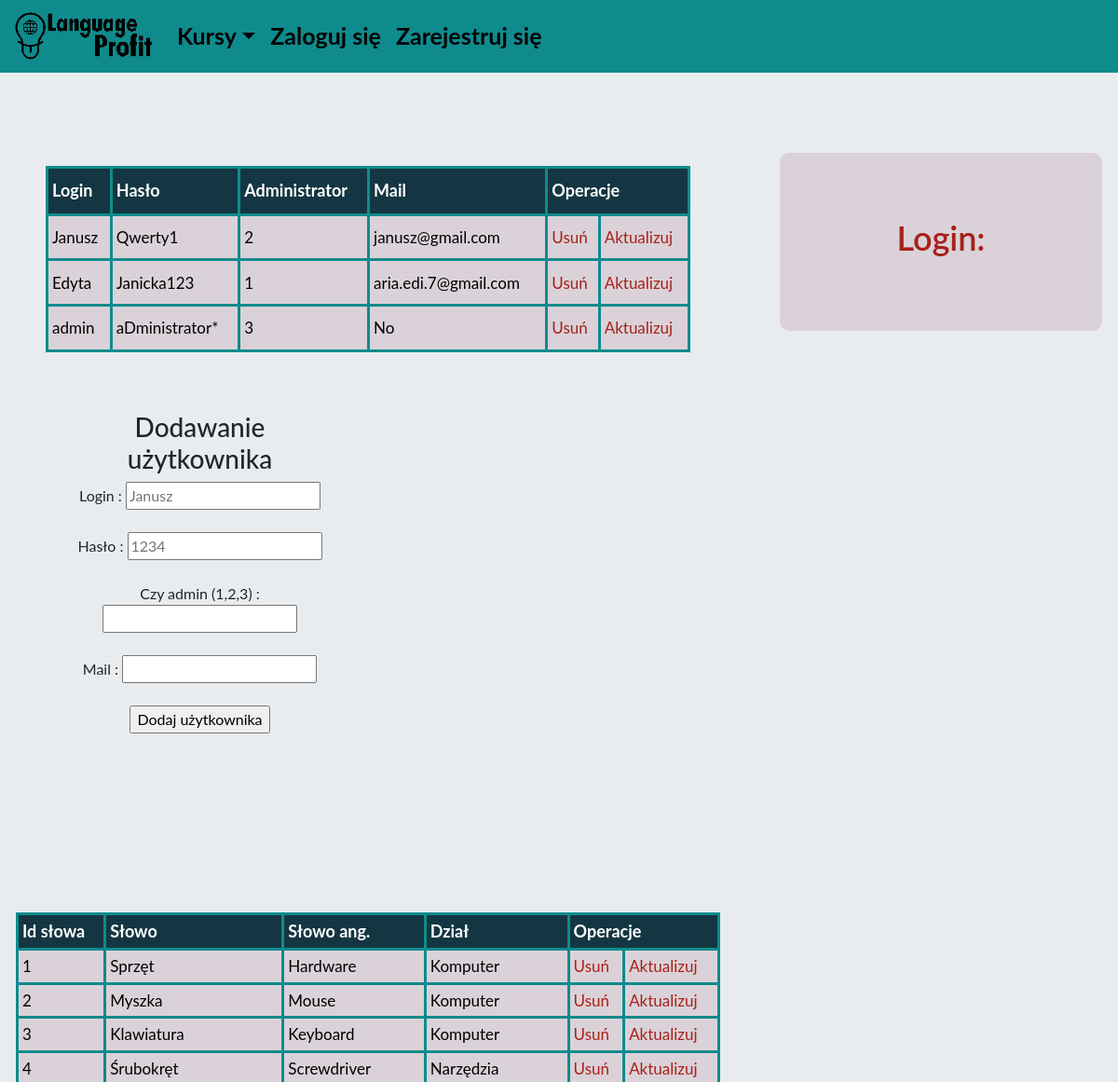
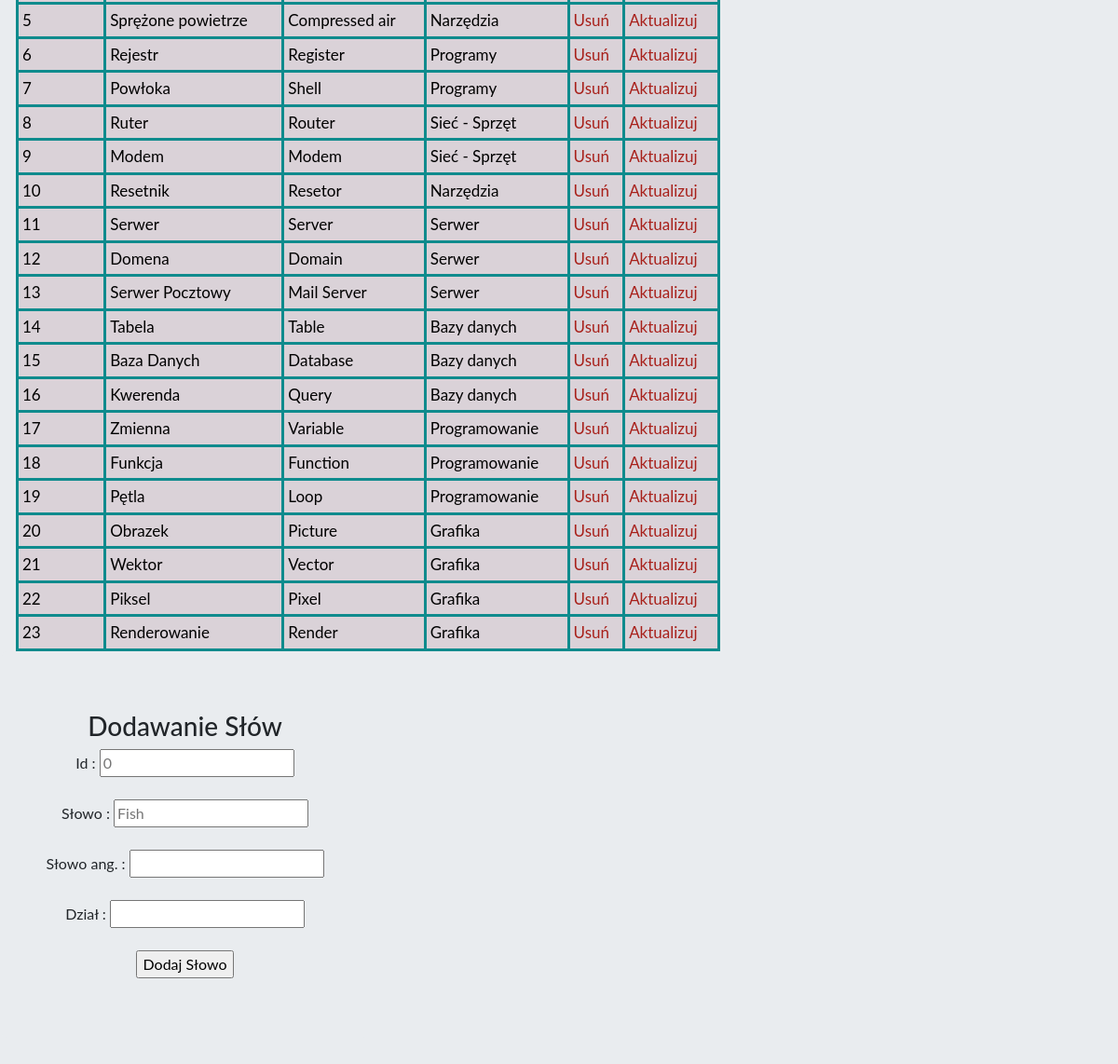
/Projekt/panel_admin.php, run on the app's committed database (2 pictures, top to bottom).
### tables this page shows
CREATE TABLE `uzytkownik` (
  `login` varchar(30) NOT NULL,
  `haslo` varchar(255) NOT NULL,
  `administrator` varchar(1) NOT NULL DEFAULT '1',
  `mail` varchar(50) NOT NULL DEFAULT 'No'
);

CREATE TABLE `slowa` (
  `id_slowka` int(11) NOT NULL,
  `slowo` varchar(255) DEFAULT NULL,
  `slowo_ang` varchar(255) DEFAULT NULL,
  `id_dzialu` varchar(255) DEFAULT NULL
);

CREATE TABLE `dzial` (
  `id_dzialu` varchar(255) NOT NULL,
  `dzial` varchar(40) NOT NULL,
  `id_kursu` varchar(255) DEFAULT NULL
);

### Projekt/panel_admin.php (the view, shortened to what this page needs)
<!DOCTYPE html>
<html lang="pl">
  <head>
    <link rel="stylesheet" href="style.css">
    <link rel="stylesheet" href="https://maxcdn.bootstrapcdn.com/bootstrap/4.3.1/css/bootstrap.min.css">
  </head>
  <body>
    <nav class="navbar navbar-expand-md justify-content-center fixed-top">
  <a class="navbar-brand" href="index.php"><img src="lprofit.png" id="pic"></a>
  <div class="collapse navbar-collapse" id="collapsibleNavbar">
    <ul class="navbar-nav ">
        <li class="nav-item dropdown">
                    <a href="#" class="nav-link dropdown-toggle" data-toggle="dropdown">Kursy</a>
                </li>
      <?php
      if(isset($_SESSION['zalogowany'])){
      if($_SESSION['zalogowany'] == true){
        echo <<<HUH
          <li class="nav-item"> <a href="panel_admin.php" class="nav-link">Panel</a> </li>
         <li class="nav-item"><form class="" action="panel_admin.php" method="post"> <button type="submit" class="but1" name="logout"><h3 class="head4">Wyloguj się</h3></button></form> </li>
HUH;
        if(isset($_POST["logout"])){
          session_unset();
            echo <<<POP
          <script type='text/javascript'>
          window.location.reload();
          </script>
POP;
  header("Location:index.php");
        }
      }
      }else{
        echo <<<HUH
        <li class="nav-item"> <a href="logowanie.php" class="nav-link">Zaloguj się</a> </li>
        <li class="nav-item"> <a href="rejestracja.php" class="nav-link">Zarejestruj się</a> </li>
HUH;
}
       ?>
    </ul>
  </div>
</nav>
<div class="row">
  <div class="jumbotron col-md-8">
    <div class="jumbotron">
      <?php
      $connect = mysqli_connect("localhost", "root", "", "profit_language");
      mysqli_set_charset($connect, 'utf8');
      $sql = "SELECT * FROM `uzytkownik`";
      if ($result = mysqli_query($connect, $sql)) {
      echo <<<TABLE
      <table class="tabela">
        <tr>
          <th>Login</th>
          <th>Hasło</th>
          <th>Administrator</th>
          <th>Mail</th>
          <th colspan="2">Operacje</th>
        </tr>
TABLE;
      while ($row = mysqli_fetch_assoc($result)) {
        echo <<<ROW
        <tr>
          <td>$row[login]</td>
          <td>$row[haslo]</td>
          <td>$row[administrator]</td>
          <td>$row[mail]</td>
          <td><a href="./scripts/delete_user.php?id=$row[login]" class="nones">Usuń</a></td>
          <td><a href="./panel_admin.php?updateId=$row[login]" class="nones">Aktualizuj</a></td>
        </tr>
ROW;
      }
      ?></table><div class="row"><div class="jumbotron col-md-6 col-sm-12"><?php
      echo <<<FORMADDUSER
      <h3>Dodawanie użytkownika</h3>
      <form class="" action="./scripts/add_user.php" method="post">
        Login : <input type="text" name="login" placeholder="Janusz"><br><br>
        Hasło : <input type="text" name="haslo" placeholder="1234"><br><br>
        Czy admin (1,2,3) : <input type="text" name="administrator"><br><br>
        Mail : <input type="text" name="mail"><br><br>
        <input type="submit" name="button" value="Dodaj użytkownika">
      </form>
</div>
FORMADDUSER;
?><div class="jumbotron col-md-6 col-sm-12"><?php
      }else {
        echo "błędne zapytanie";
      }
     ?>
</div>
      </div>
      <?php
      $sql2 ="SELECT `slowa`.`slowo`, `slowa`.`slowo_ang`, `slowa`.`id_slowka`, `dzial`.`dzial` FROM `dzial`, `slowa` WHERE `slowa`.`id_dzialu`=`dzial`.`id_dzialu`; ";
      if ($result2 = mysqli_query($connect, $sql2)) {
      echo <<<TABLES
      <table class="tabela">
        <tr>
          <th>Id słowa</th>
          <th>Słowo</th>
          <th>Słowo ang.</th>
          <th>Dział</th>
          <th colspan="2">Operacje</th>
        </tr>
TABLES;
      while ($row = mysqli_fetch_assoc($result2)) {
        echo <<<ROWS
        <tr>
          <td>$row[id_slowka]</td>
          <td>$row[slowo]</td>
          <td>$row[slowo_ang]</td>
          <td>$row[dzial]</td>
          <td><a href="./scripts/delete_word.php?id=$row[id_slowka]" class="nones">Usuń</a></td>
          <td><a href="./panel_admin.php?updatesId=$row[id_slowka]" class="nones">Aktualizuj</a></td>
</tr>
ROWS;
      }
      ?></table><div class="row"><div class="jumbotron col-md-6 col-sm-12"><?php
      echo <<<FORMADDWORD
      <h3>Dodawanie Słów</h3>
      <form class="" action="./scripts/add_word.php" method="post">
        Id : <input type="text" name="id_slowo" placeholder="0"><br><br>
        Słowo : <input type="text" name="slowo" placeholder="Fish"><br><br>
        Słowo ang. : <input type="text" name="slowo_ang"><br><br>
        Dział : <input type="text" name="dzial"><br><br>
        <input type="submit" name="button" value="Dodaj Słowo">
      </form>
      </div>
      FORMADDWORD;
      ?><div class="jumbotron col-md-6 col-sm-12"><?php
    }
  ?>
</div>
</div>
            <div class="jumbotron col-md-4">
              <div class="pan">
                <h3>Login:  <?php echo $_SESSION['login'] ?></h3>
              </div>
            </div>
        </div>
  </body>
</html>

### Projekt/style.css (style rules this page uses)
body { background-color: black; font-family: 'Lato', sans-serif !important; }
body { padding-top: 50px; }
nav { background-color: #0F8B8D; width: 100%; }
nav ul li a:link, ul li a:visited { text-decoration: none; text-align: center; color: black; font-weight: bold; font-size: 25px; }
#pic { width: 150px; }
div { text-align: center; }
.nones:link, .nones:visited { text-decoration: none; text-align: center; color:#A8201A; list-style-type: none; }
.pan { background-color: #DAD2D8; border-radius: 10px; margin-top: 50px; padding-top: 20px; padding-bottom: 20px; padding: 50px; }
.pan h3 { font-size: 3vw; color: #A8201A; font-weight: 600; padding-top: 20px; padding-bottom: 20px; }
table.tabela { background-color: #DAD2D8; width: 100%; height: 200px; text-align: left; }
table.tabela td, table.tabela th { border: 3px solid #0F8B8D; padding: 4px 4px; }
table.tabela td { font-size: 17px; color: #000000; }
table.tabela th { background: #143642; }
table.tabela th { font-size: 18px; font-weight: bold; color: #FFFFFF; }

### data on the page
uzytkownik: login "Janusz", haslo "Qwerty1", administrator "2", mail "janusz@gmail.com"
uzytkownik: login "Edyta", haslo "Janicka123", administrator "1", mail "aria.edi.7@gmail.com"
uzytkownik: login "admin", haslo "aDministrator*", administrator "3", mail "No"
slowa: id_slowka "1", slowo "Sprzęt", slowo_ang "Hardware", id_dzialu.dzial "Komputer"
slowa: id_slowka "2", slowo "Myszka", slowo_ang "Mouse", id_dzialu.dzial "Komputer"
slowa: id_slowka "3", slowo "Klawiatura", slowo_ang "Keyboard", id_dzialu.dzial "Komputer"
slowa: id_slowka "4", slowo "Śrubokręt", slowo_ang "Screwdriver", id_dzialu.dzial "Narzędzia"
slowa: id_slowka "5", slowo "Sprężone powietrze", slowo_ang "Compressed air", id_dzialu.dzial "Narzędzia"
slowa: id_slowka "6", slowo "Rejestr", slowo_ang "Register", id_dzialu.dzial "Programy"
slowa: id_slowka "7", slowo "Powłoka", slowo_ang "Shell", id_dzialu.dzial "Programy"
slowa: id_slowka "8", slowo "Ruter", slowo_ang "Router", id_dzialu.dzial "Sieć - Sprzęt"
slowa: id_slowka "9", slowo "Modem", slowo_ang "Modem", id_dzialu.dzial "Sieć - Sprzęt"
slowa: id_slowka "10", slowo "Resetnik", slowo_ang "Resetor", id_dzialu.dzial "Narzędzia"
slowa: id_slowka "11", slowo "Serwer", slowo_ang "Server", id_dzialu.dzial "Serwer"
slowa: id_slowka "12", slowo "Domena", slowo_ang "Domain", id_dzialu.dzial "Serwer"
slowa: id_slowka "13", slowo "Serwer Pocztowy", slowo_ang "Mail Server", id_dzialu.dzial "Serwer"
slowa: id_slowka "14", slowo "Tabela", slowo_ang "Table", id_dzialu.dzial "Bazy danych"
slowa: id_slowka "15", slowo "Baza Danych", slowo_ang "Database", id_dzialu.dzial "Bazy danych"
slowa: id_slowka "16", slowo "Kwerenda", slowo_ang "Query", id_dzialu.dzial "Bazy danych"
slowa: id_slowka "17", slowo "Zmienna", slowo_ang "Variable", id_dzialu.dzial "Programowanie"
slowa: id_slowka "18", slowo "Funkcja", slowo_ang "Function", id_dzialu.dzial "Programowanie"
slowa: id_slowka "19", slowo "Pętla", slowo_ang "Loop", id_dzialu.dzial "Programowanie"
slowa: id_slowka "20", slowo "Obrazek", slowo_ang "Picture", id_dzialu.dzial "Grafika"
slowa: id_slowka "21", slowo "Wektor", slowo_ang "Vector", id_dzialu.dzial "Grafika"
slowa: id_slowka "22", slowo "Piksel", slowo_ang "Pixel", id_dzialu.dzial "Grafika"
slowa: id_slowka "23", slowo "Renderowanie", slowo_ang "Render", id_dzialu.dzial "Grafika"
